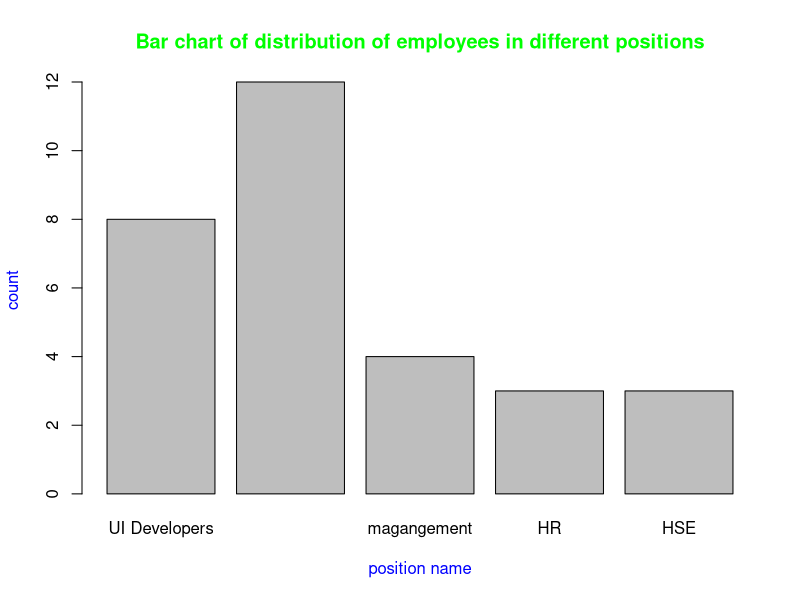
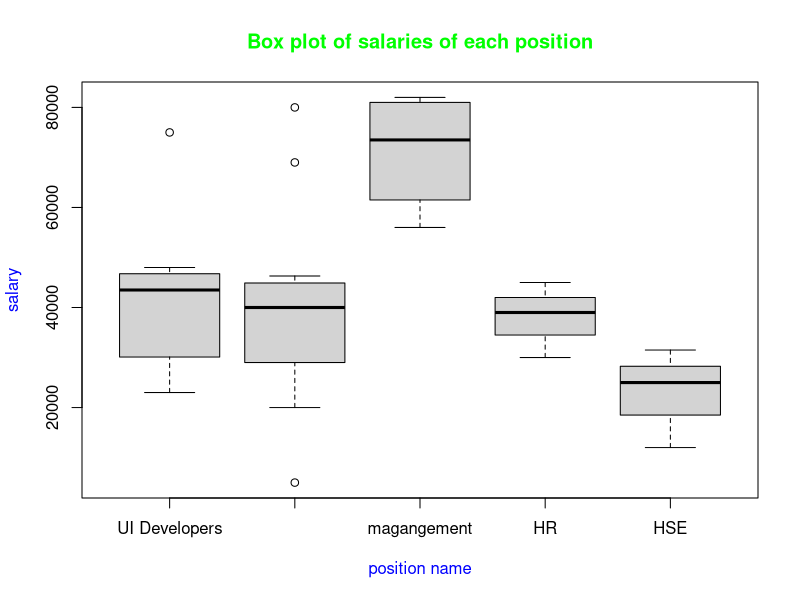
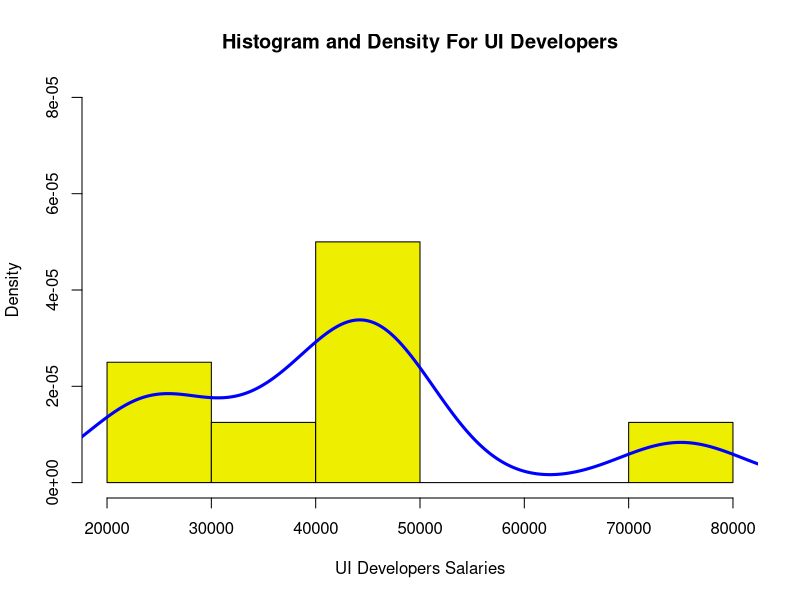
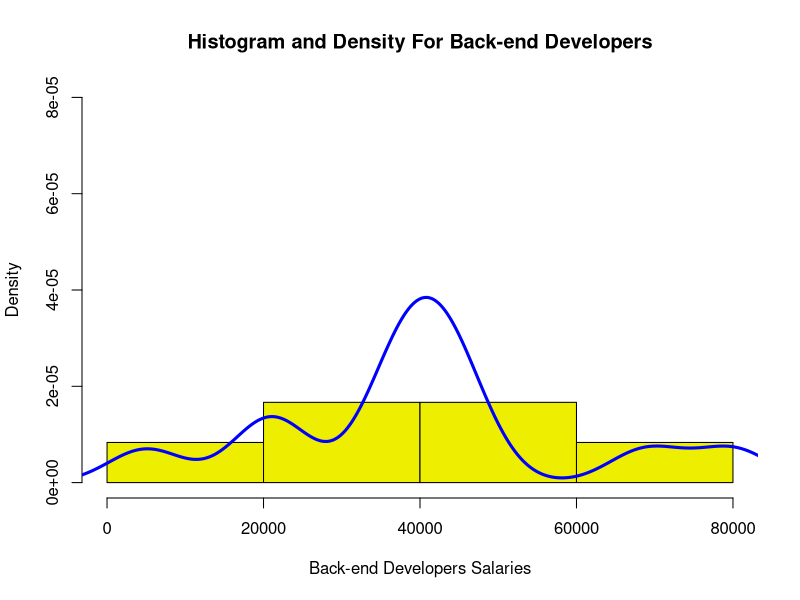
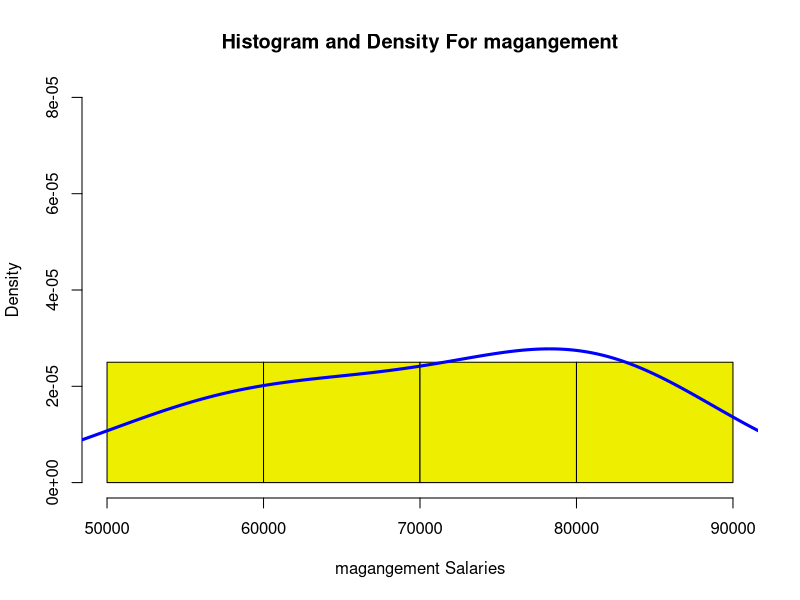
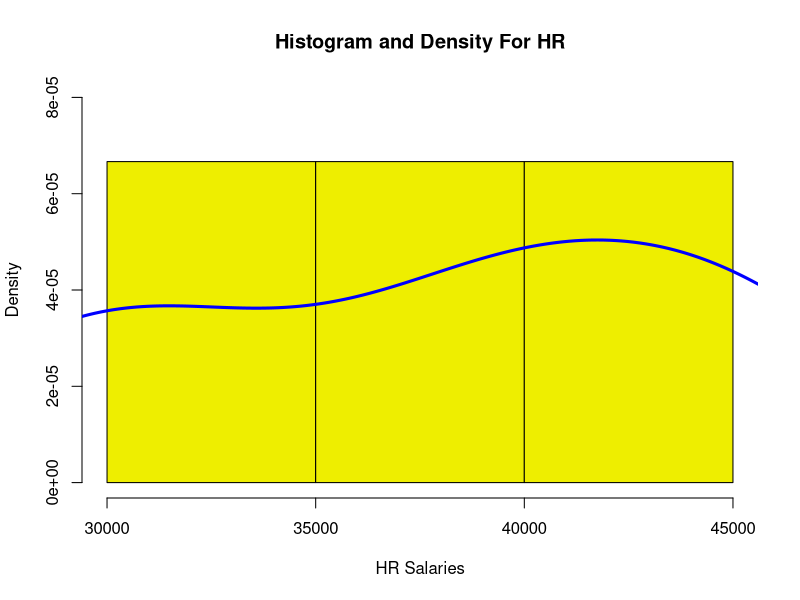
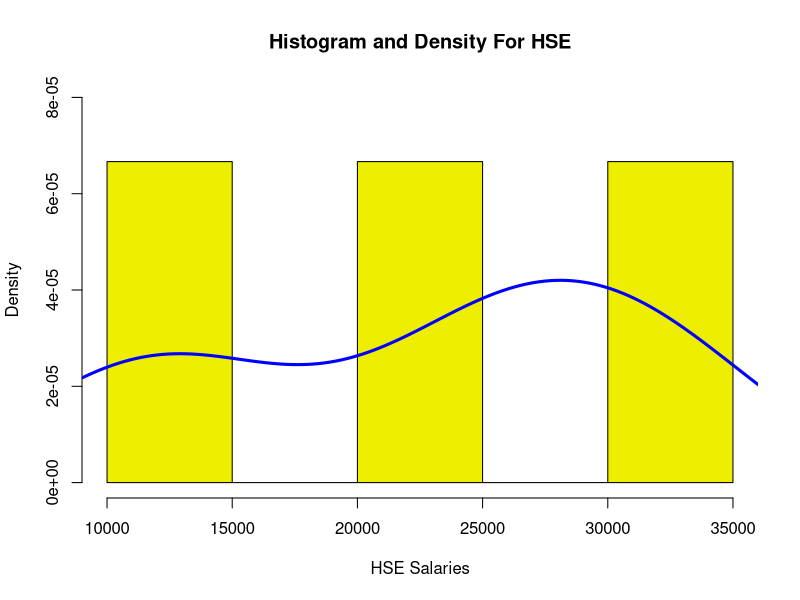
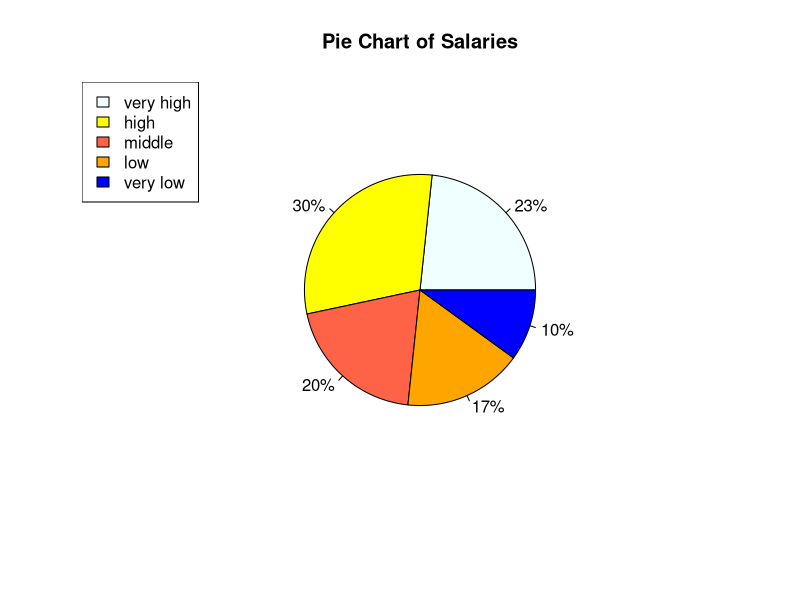

Write R code to recreate these figures, in order.
################################################################################
#a
positions <- c('UI Developers', 'Back-end Developers', 'magangement', 'HR', 'HSE')
counts <- c(8, 12, 4, 3, 3)
################################################################################
#b

barplot(counts,
        names.arg = positions,
        main = "Bar chart of distribution of employees in different positions",
        xlab = "position name",
        ylab = "count",
        col.main = "green",
        col.lab = "blue")
################################################################################
#c

uid_salaries <- c(75000, 25000, 48000, 42000, 35200, 45000, 23000, 45500)
bed_salaries <- c(20000, 80000, 36000, 46300, 41000, 43000, 22000, 37000,
                  39000, 43500, 69000, 5000)
mng_salaries <- c(80000, 67000, 56000, 82000)
hr_salaries <- c(45000, 39000, 30000)
hse_salareis <- c(12000, 25000, 31500)

boxplot(uid_salaries, bed_salaries, mng_salaries, hr_salaries, hse_salareis,
        main = "Box plot of salaries of each position",
        xlab = "position name",
        ylab = "salary",
        col.main = "green",
        col.lab = "blue",
        names = positions)
################################################################################
#d
all_position_salaries = list(uid_salaries, bed_salaries, mng_salaries, hr_salaries, hse_salareis)

for (i in 1:5) {
  if(median(all_position_salaries[[i]]) > mean(all_position_salaries[[i]]))
    cat(positions[i], "salaries distribution is left-skewed", '\n')
  else
    if(median(all_position_salaries[[i]]) < mean(all_position_salaries[[i]]))
      cat(positions[i], "salaries distribution is right-skewed", '\n')
}


print_spread_measures <- function(pos, salaries) {
  quantiles = quantile(salaries, names=FALSE);
  min = min(salaries)
  Q1 = quantiles[2]
  mean = quantiles[3]
  Q3 = quantiles[4]
  max = max(salaries)
  iqr = Q3 - Q1
  upper_whisker = min(Q3 + 1.5*iqr, max)
  lower_whisker = max(Q1 - 1.5*iqr, min)
  outliers = salaries[salaries > upper_whisker | salaries < lower_whisker]
  cat('\t min value:', min, '\n')
  cat('\t first quartile:', Q1, '\n')
  cat('\t second quartile(mean):', mean, '\n')
  cat('\t third quartile:', Q3, '\n')
  cat('\t IQR:', iqr, '\n')
  cat('\t max value:', max, '\n')
  
  #%%%%%%%%%%%%%%%%%%%%%%%%% CALCULATION OF FINDING OUTLIERS %%%%%%%%%%%%%%%%%%%%%%%%%
  if(length(outliers) > 0)
    cat('\t outliers:', outliers, '\n')
  else
    cat('\t outliers: no outliers \n')
  cat("------------------------------------------------------------------\n")
}

for (i in 1:5) {
  cat('Quartiles for', positions[i], ' salaries:\n')
  print_spread_measures(positions[i], all_position_salaries[[i]])
}
################################################################################
#e

plot_hist_density <- function(pos, salaries) {
  hist(salaries,
       main=paste("Histogram and Density For", pos),
       xlab=paste(pos, "Salaries"),
       border="black",
       prob=TRUE,
       ylim=c(0, 0.00008),
       col="yellow2")
  
  lines(density(salaries), col="blue", lwd=3)
}
for (i in 1:5) {
  plot_hist_density(positions[i], all_position_salaries[[i]])
}
################################################################################
#f

all_salaries = c(uid_salaries, bed_salaries, mng_salaries, hr_salaries, hse_salareis)
sal_group1 <- sum(all_salaries > 50000)
sal_group2 <- sum(all_salaries > 40000 & all_salaries <= 50000)
sal_group3 <- sum(all_salaries > 30000 & all_salaries <= 40000)
sal_group4 <- sum(all_salaries > 20000 & all_salaries <= 30000)
sal_group5 <- sum(all_salaries <= 20000)

colors <- c("azure", "yellow1", "tomato", "orange1", "blue")
labels <- c("very high", "high", "middle", "low", "very low")

slices <- c(sal_group1, sal_group2, sal_group3, sal_group4, sal_group5)

percents <- round(slices/sum(slices)*100)
percents <- paste(percents,"%", sep="")

pie(slices, col=colors, labels=percents, radius=0.6, main="Pie Chart of Salaries")
legend("topleft", labels, fill=colors)
################################################################################
#g

print('center and spread measures for Backend Developers salaries:')
sprintf('mean: %.2f', mean(bed_salaries))
sprintf('median: %.2f', median(bed_salaries))
sprintf('variance: %.2f', var(bed_salaries))
sprintf('standard deviation: %.2f', sd(bed_salaries))
################################################################################


